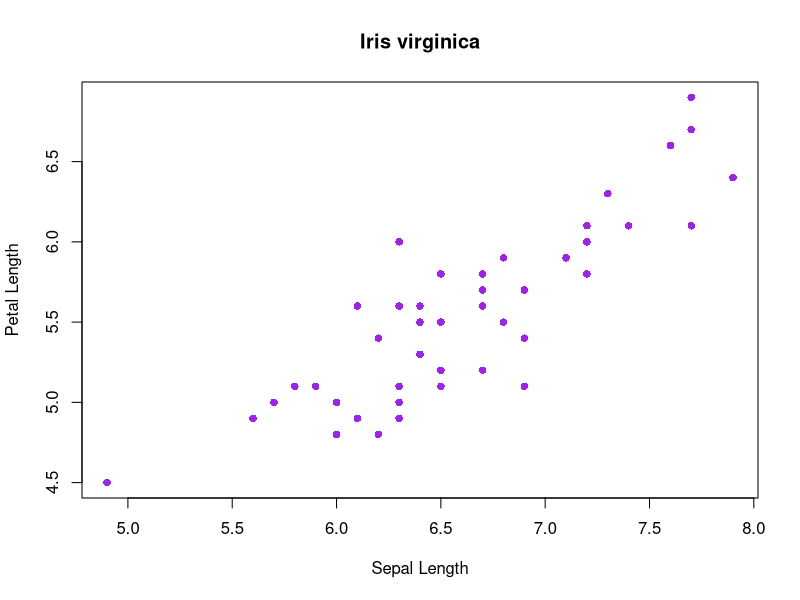
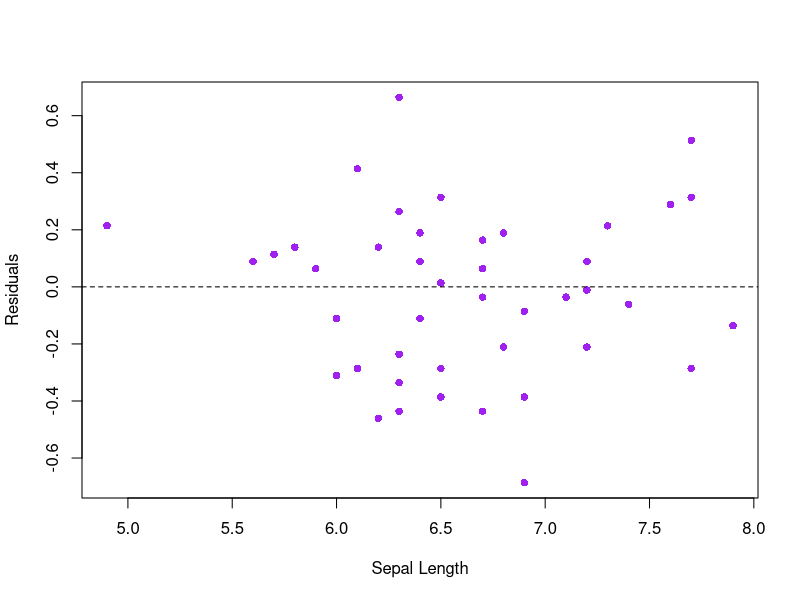
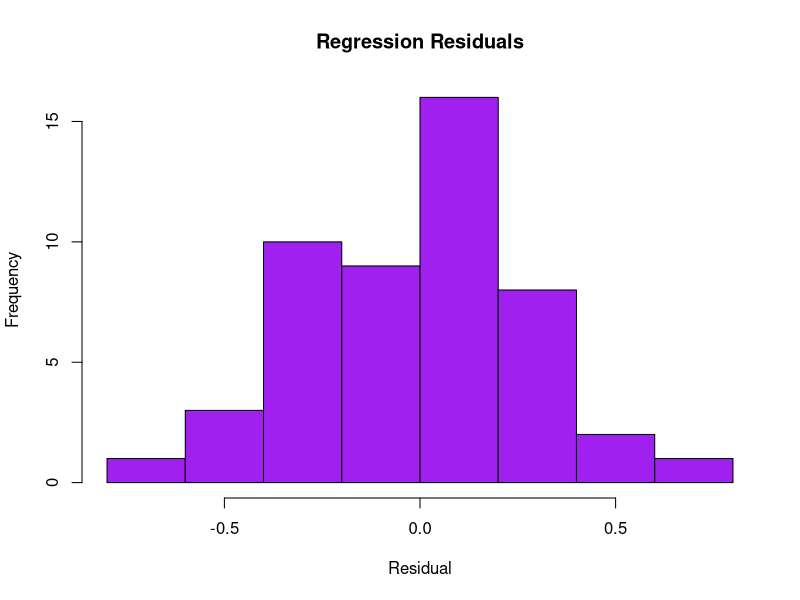
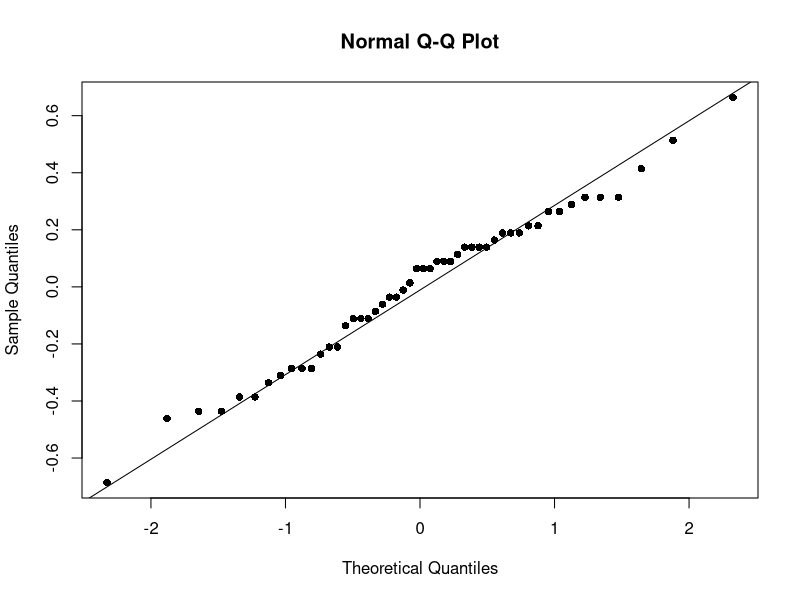

Write R code to recreate these figures, in order.
#---------------------------------------
# example code for linear model lecture
# utilizing iris data set
# ML 09/25/20
#---------------------------------------


#susbet for Iris virginica
flower <- iris[iris$Species == "virginica",]

# linear model relating petal length to sepal length
fit <- lm(flower$Petal.Length~flower$Sepal.Length)

# view results
summary(fit)

# create a scatter plot
plot(flower$Sepal.Length,flower$Petal.Length,
     main = "Iris virginica",
     xlab = "Sepal Length",
     ylab = "Petal Length",
     col = "purple", pch = 16)

# plot the residuals, stored in regression summary
plot(flower$Sepal.Length,summary(fit)$residuals,
     xlab = "Sepal Length", 
     ylab = "Residuals", 
     col = "purple",
     pch = 16)

# add a horizontal line ro reference
abline(h=0,
       lty = "dashed")

# histogram of residuals
hist(summary(fit)$residuals,
     main = "Regression Residuals",
     xlab = "Residual",
     col = "purple")

# shapiro wilks test
shapiro.test(summary(fit)$residuals)

# qq plot
qqnorm(summary(fit)$residuals, pch = 16)

qqline(summary(fit)$residuals, datax = FALSE, distribution = qnorm,
       probs = c(0.25, 0.75), qtype = 7, pch = 16)

